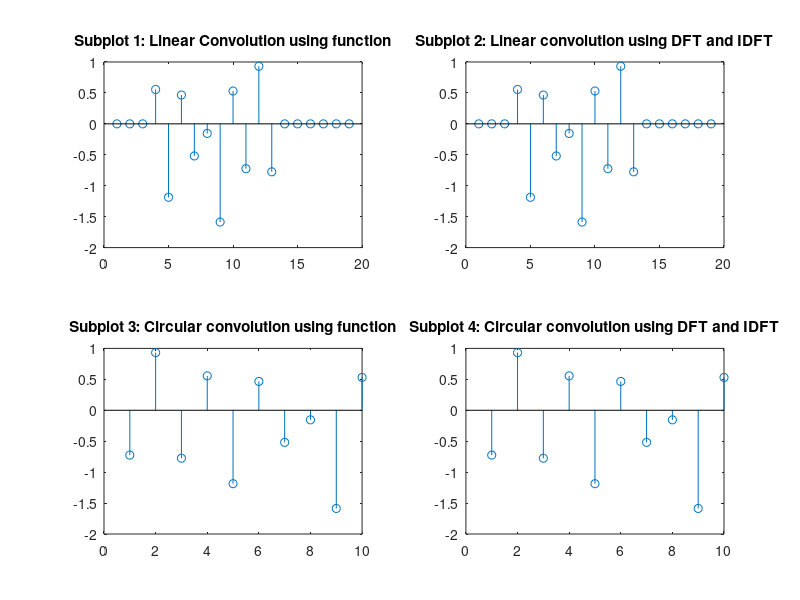

MATLAB code to generate this figure:
n = 0:9;

x1 = randn([1 10]);
x2 = (n==3);

linear_conv = conv(x1,x2);
circ_conv = cconv(x1,x2,10);

x1_dft = fft(x1,10);
x2_dft = fft(x2,10);
x1_dft_l = fft(x1,19);
x2_dft_l = fft(x2,19);

y1_linear = x1_dft_l.*x2_dft_l;
y2_linear = ifft(y1_linear);

y1_cir = x1_dft.*x2_dft;
y2_cir = ifft(y1_cir); 
figure;

subplot(2,2,1)
stem(linear_conv);
title('Subplot 1: Linear Convolution using function');

subplot(2,2,2)
stem(y2_linear);
title('Subplot 2: Linear convolution using DFT and IDFT');

subplot(2,2,3)
stem(circ_conv);
title('Subplot 3: Circular convolution using function');

subplot(2,2,4)
stem(y2_cir);
title('Subplot 4: Circular convolution using DFT and IDFT');

